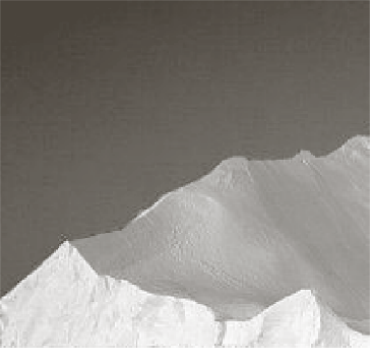
//> input picture tests/images/mountains.png, 370 x 348 px
$ ./main   (built with g++ and OpenCV 4)
//> lines starting //> are read from the running program, lines starting //| are printed output that depends on the picture; after the words box and inside, x2 and y2 are one past the last pixel; in counts of white or black regions, pixels touching at a corner belong together
#include <iostream>
#include <opencv2/opencv.hpp>
#include <vector>

using namespace std;
using namespace cv;

Mat kMeansGrayscale(Mat src, int k, double th) {
//> called with k = 3, th = 0.04
	vector<uchar> centers(k, uchar(0));
	vector<double> oldMean(k, 0.0), newMean(k, 0.0);
	vector<vector<Point>> clusters(k);
	bool isChanged = true;
	Mat out = src.clone();

	for (int i = 0; i < centers.size(); i++) {
		centers[i] = src.at<uchar>(rand() % src.rows, rand() % src.cols);
	}

	while (isChanged) {
		isChanged = false;

		for (int i = 0; i < k; i++) {
			oldMean[i] = newMean[i];
			newMean[i] = 0;
			clusters[i].clear();
		}

		for (int x = 0; x < src.rows; x++) {
			for (int y = 0; y < src.cols; y++) {
				int minDistance = INT_MAX, minDistanceIndex = 0;

				for (int i = 0; i < centers.size(); i++) {
					int distance = abs(src.at<uchar>(x, y) - centers[i]);

					if (distance < minDistance) {
						minDistance = distance;
						minDistanceIndex = i;
					}
				}

				clusters[minDistanceIndex].push_back(Point(x, y));
			}
		}

		for (int i = 0; i < clusters.size(); i++) {
			for (int j = 0; j < clusters[i].size(); j++) {
				newMean[i] += src.at<uchar>(clusters[i][j].x, clusters[i][j].y);
			}

			newMean[i] /= clusters[i].size();
			centers[i] = uchar(newMean[i]);
		}

		for (int i = 0; i < newMean.size(); i++) {
			if (abs(newMean[i] - oldMean[i]) > th) {
				isChanged = true;
				break;
			}
		}
	}
//> after the loop, isChanged = false; oldMean = [187.5, 100, 78.28]; newMean = [187.6, 100, 78.28]; clusters = 3 contours; box (x1, y1, x2, y2) and area: (135, 0, 348, 370) 26556, (0, 0, 293, 369) 18787, (0, 0, 307, 370) 6568; centers = [187, 100, 78]

	for (int i = 0; i < clusters.size(); i++) {
		for (int j = 0; j < clusters[i].size(); j++) {
			out.at<uchar>(clusters[i][j].x, clusters[i][j].y) = centers[i];
		}
	}
//> this loop made 3 passes
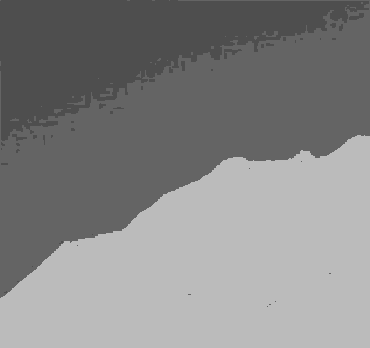
//> out: 348 rows x 370 cols, CV_8UC1; min 78, max 187, mean 133.2

	return out;
}

int main() {
	srand(time(NULL));

	Mat img = imread("../images/mountains.png", IMREAD_GRAYSCALE);

	if (img.empty()) {
		cout << "Error reading image" << endl;
		return -1;
	}

	imshow("original", img);
	imshow("k-means image", kMeansGrayscale(img, 3, .04));
	waitKey();

	return 0;
}

$ run again, with tests/images/building.png copied over tests/images/mountains.png
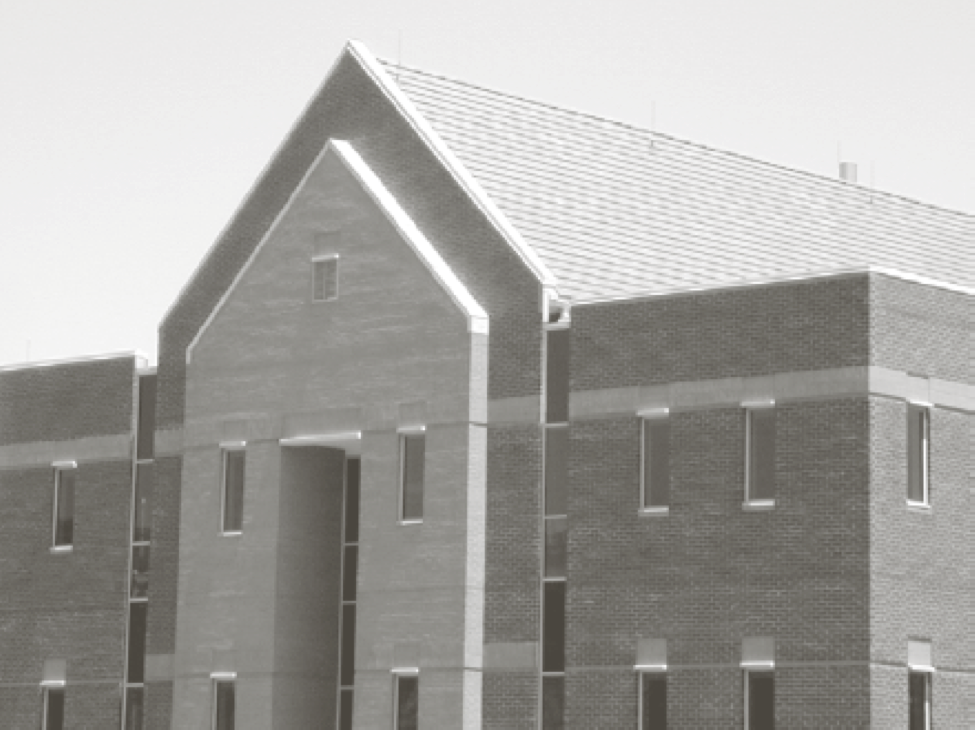
//> input picture tests/images/building.png, 975 x 730 px
//> after the loop in kMeansGrayscale, `while (isChanged)`: isChanged = false; oldMean = [232.7, 149.7, 107.1]; clusters = 3 contours; box (x1, y1, x2, y2) and area: (58, 0, 730, 963) 143099, (43, 0, 730, 975) 112868, (0, 0, 730, 975) 42720; centers = [232, 149, 107]
//> the loop in kMeansGrayscale, `for (int i = 0; i < clusters.size(); i++)` made 3 passes
//> after the loop in kMeansGrayscale, `for (int i = 0; i < clusters.size(); i++)`:
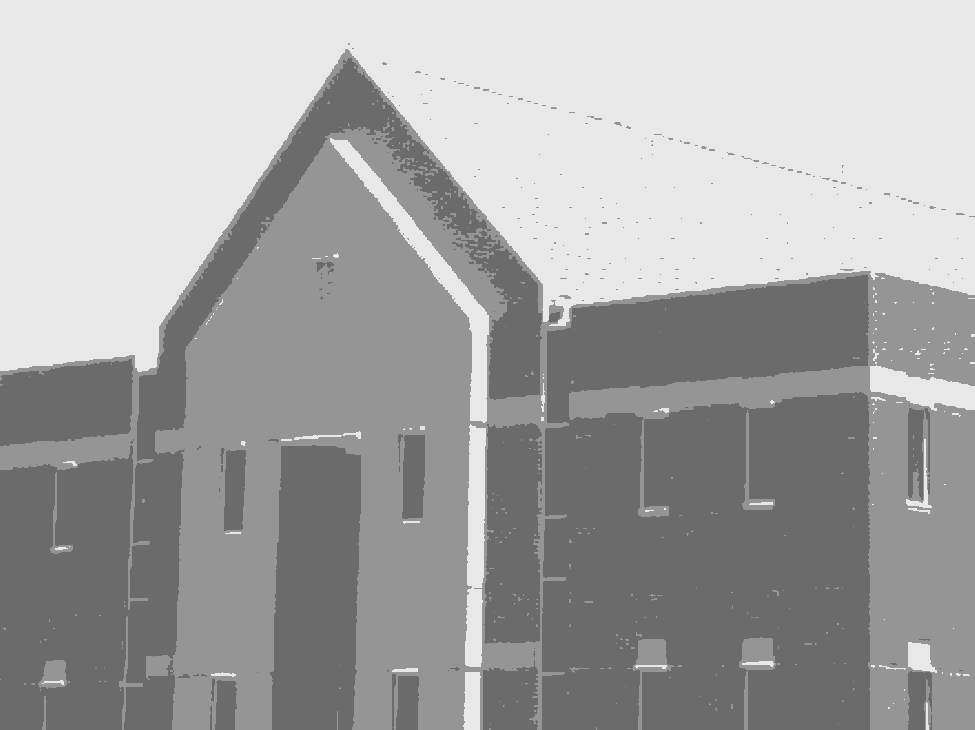
//> out: 730 rows x 975 cols, CV_8UC1; min 107, max 232, mean 164.9
